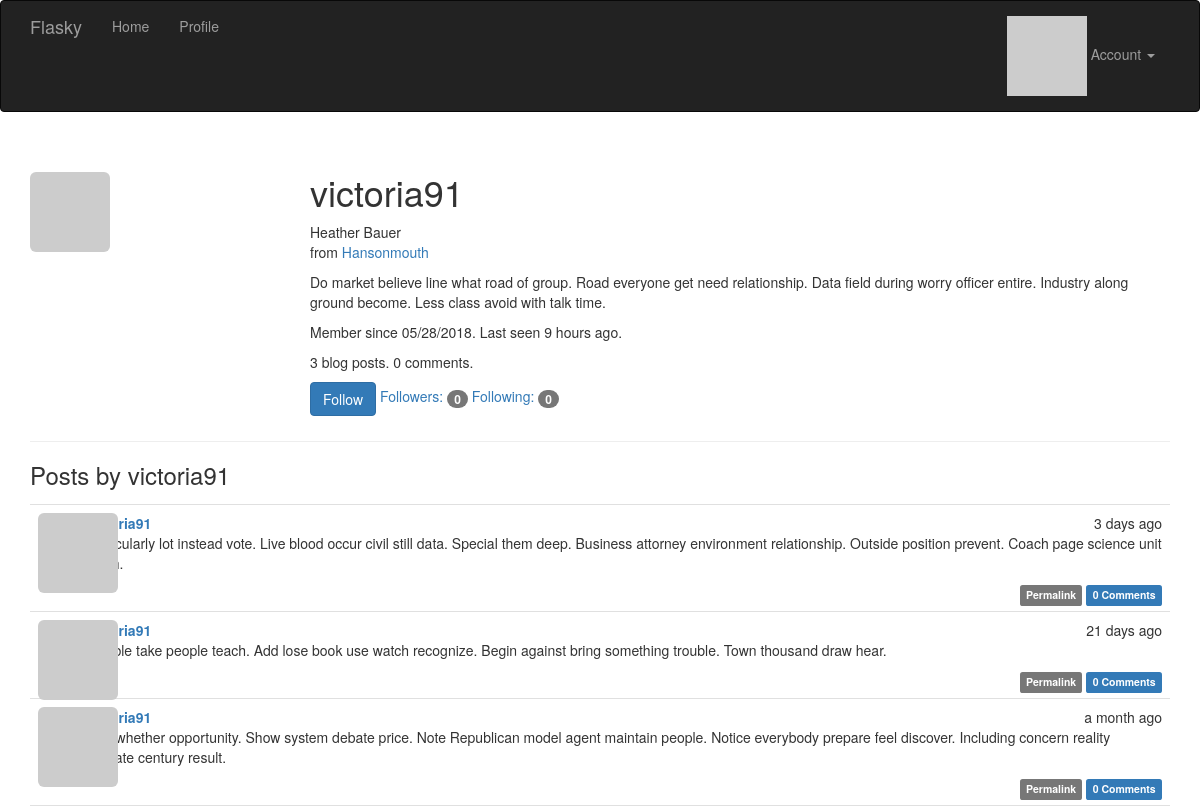
/user/victoria91 (signed in), run on the app's committed database.
### app/models.py (models this page shows, shortened)
class User(db.Model, UserMixin):
    __tablename__ = 'users'
    id = db.Column(db.Integer, primary_key=True)    # 用户id
    email = db.Column(db.String(64), unique=True, index=True)   # email地址
    username = db.Column(db.String(64), unique=True, index=True)    # 用户名
    password_hash = db.Column(db.String(128))   # 散列的密码
    role_id = db.Column(db.Integer, db.ForeignKey('roles.id'))  # 角色id
    confirmed = db.Column(db.Boolean, default=False)    # 是否确认邮箱
    name = db.Column(db.String(64))     # 真实姓名
    location = db.Column(db.String(64))     # 所在地
    about_me = db.Column(db.Text())     # 自我介绍
    member_since = db.Column(db.DateTime(), default=datetime.utcnow)    # 注册时间
    last_seen = db.Column(db.DateTime(), default=datetime.utcnow)   # 上次登录时间
    avatar_hash = db.Column(db.String(32))      # 用于存储用户邮箱地址的hash值 便于获取头像
    posts = db.relationship('Post', backref='author', lazy='dynamic')
    followed = db.relationship('Follow',
                               foreign_keys=[Follow.follower_id],
                               backref=db.backref('follower', lazy='joined'),
                               lazy='dynamic',
                               cascade='all, delete-orphan')
    followers = db.relationship('Follow',
                                foreign_keys=[Follow.followed_id],
                                backref=db.backref('followed', lazy='joined'),
                                lazy='dynamic',
                                cascade='all, delete-orphan')
    comments = db.relationship('Comment', backref='author', lazy='dynamic')
    @property
    def password(self):
        raise AttributeError('password is not a readable attribute')
    def can(self, permissions):
        return self.role is not None and (self.role.permissions & permissions) == permissions   # 做与操作即可判断
    def is_administrator(self):
        return self.can(Permission.ADMINISTER)
    def ping(self):
        self.last_seen = datetime.utcnow()
        db.session.add(self)
    def gravatar(self, size=100, default='identicon', rating='g'):
        if request.is_secure:
            url = 'https://secure.gravatar.com/avatar'
        else:
            url = 'https://www.gravatar.com/avatar'
        hash = self.avatar_hash or self.gravatar_hash()
        return '{url}/{hash}?s={size}&d={default}&r={rating}'.format(
            url=url, hash=hash, size=size, default=default, rating=rating)
    def is_following(self, user):
        return self.followed.filter_by(followed_id=user.id).first() is not None

class Post(db.Model):
    __tablename__ = 'posts'
    id = db.Column(db.Integer, primary_key=True)
    body = db.Column(db.Text)
    body_html = db.Column(db.Text)
    timestamp = db.Column(db.DateTime, index=True, default=datetime.utcnow)
    author_id = db.Column(db.Integer, db.ForeignKey('users.id'))
    comments = db.relationship('Comment', backref='post', lazy='dynamic')

### app/main/views.py (the view)
@main.route('/user/<username>')
def user(username):
    user = User.query.filter_by(username=username).first_or_404()
    posts = user.posts.order_by(Post.timestamp.desc()).all()
    return render_template('user.html', user=user, posts=posts)

### app/auth/views.py (called while the page is built)
@auth.before_app_request
def before_request():
    if current_user.is_authenticated:
        current_user.ping()     # 在每个用户登录时获取登录时间
        if not current_user.confirmed \
                and request.endpoint \
                and request.blueprint != 'auth' \
                and request.endpoint != 'static':
            return redirect(url_for('auth.unconfirmed'))

### app/main/__init__.py (called while the page is built)
@main.app_context_processor
def inject_permissions():
    return dict(Permission=Permission)

### app/models.py (called while the page is built)
@login_manager.user_loader
def load_user(user_id):
    return User.query.get(int(user_id))

### app/templates/user.html (shortened to what this page needs)
{% extends "base.html" %}
{% import "_macros.html" as macros %}
{% block page_content %}
<div class="page-header">
    <img class="img-rounded profile-thumbnail" src="{{ user.gravatar(size=256) }}">
    <div class="profile-header">
        <h1>{{ user.username }}</h1>
        {% if user.name or user.location %}
        <p>
            {% if user.name %}{{ user.name }}<br>{% endif %}
            {% if user.location %}
                from <a href="http://maps.google.com/?q={{ user.location }}">{{ user.location }}</a><br>
            {% endif %}
        </p>
        {% endif %}
        {% if user.about_me %}<p>{{ user.about_me }}</p>{% endif %}
        <p>Member since {{ moment(user.member_since).format('L') }}. Last seen {{ moment(user.last_seen).fromNow() }}.</p>
        <p>{{ user.posts.count() }} blog posts. {{ user.comments.count() }} comments.</p>
        <p>
            {% if current_user.can(Permission.FOLLOW) and user != current_user %}
                {% if not current_user.is_following(user) %}
                <a href="{{ url_for('.follow', username=user.username) }}" class="btn btn-primary">Follow</a>
                {% else %}
                <a href="{{ url_for('.unfollow', username=user.username) }}" class="btn btn-default">Unfollow</a>
                {% endif %}
            {% endif %}
            <a href="{{ url_for('.followers', username=user.username) }}">Followers: <span class="badge">{{ user.followers.count() -1 }}</span></a>
            <a href="{{ url_for('.followed_by', username=user.username) }}">Following: <span class="badge">{{ user.followed.count() -1 }}</span></a>
        </p>
    </div>
</div>
    <h3>Posts by {{ user.username }}</h3>
    {% include '_post.html' %}
{% endblock %}

### app/templates/_post.html (shortened to what this page needs)
<ul class="posts">
    {% for post in posts %}
    <li class="post">
        <div class="post-thumbnail">
            <a href="{{ url_for('.user', username=post.author.username) }}">
                <img class="img-rounded profile-thumbnail" src="{{ post.author.gravatar(size=40) }}">
            </a>
        </div>
        <div class="post-content">
            <div class="post-date">{{ moment(post.timestamp).fromNow() }}</div>
            <div class="post-author"><a href="{{ url_for('.user', username=post.author.username) }}">{{ post.author.username }}</a></div>
            <div class="post-body">
                {% if post.body_html %}
                    {{ post.body_html | safe }}
                {% else %}
                    {{ post.body }}
                {% endif %}
            </div>
            <div class="post-footer">
                <a href="{{ url_for('.post', id=post.id) }}">
                    <span class="label label-default">Permalink</span>
                </a>
                <a href="{{ url_for('.post', id=post.id) }}#comments">
                    <span class="label label-primary">{{ post.comments.count() }} Comments</span>
                </a>
            </div>
        </div>
    </li>
    {% endfor %}
</ul>

### app/static/styles.css (style rules this page uses)
.profile-thumbnail { position: absolute; }
.profile-header { min-height: 260px; margin-left: 280px; }
ul.posts { list-style-type: none; padding: 0px; margin: 16px 0px 0px 0px; border-top: 1px solid #e0e0e0; }
ul.posts li.post { padding: 8px; border-bottom: 1px solid #e0e0e0; }
div.post-date { float: right; }
div.post-author { font-weight: bold; }
div.post-thumbnail { position: absolute; }
div.post-content { margin-left: 48px; min-height: 48px; }
div.post-footer { text-align: right; }

### data on the page
User: username "victoria91", name "Heather Bauer", location "Hansonmouth", about_me "Do market believe line what road of group. Road everyone get need relationship. Data field during worry officer entire. Industry along ground become. Less class avoid with talk time.", member_since "05/28/2018", last_seen "9 hours ago"
Post: timestamp "3 days ago", author.username "victoria91", body_html "Particularly lot instead vote. Live blood occur civil still data. Special them deep. Business attorney environment relationship. Outside position prevent. Coach page science unit…", comments.count "0"
Post: timestamp "21 days ago", author.username "victoria91", body_html "Trouble take people teach. Add lose book use watch recognize. Begin against bring something trouble. Town thousand draw hear.", comments.count "0"
Post: timestamp "a month ago", author.username "victoria91", body_html "Cup whether opportunity. Show system debate price. Note Republican model agent maintain people. Notice everybody prepare feel discover. Including concern reality indicate century result.", comments.count "0"

### other printed values
{{ user.posts.count() }} "3"
{{ user.comments.count() }} "0"
{{ user.followers.count() -1 }} "0"
{{ user.followed.count() -1 }} "0"
